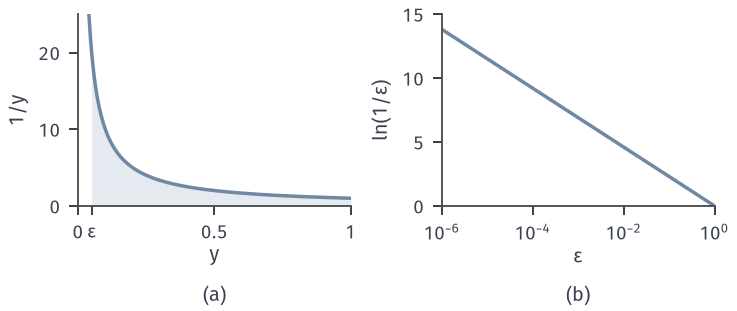

Source code (Python):
"""Y~Unif(0,1), X|Y=y ~ Exp(rate y): conditional mean 1/y finite for each y but E X = int_0^1 dy/y = inf.
(a) 1/y with area on [eps,1], eps=0.05; (b) ln(1/eps) against eps on a log axis."""
from pathlib import Path
import sys, math
sys.path.insert(0, str(Path(__file__).resolve().parents[1]/"cdis-common"))
from common import *
HERE = Path(__file__).resolve().parent
fig, (a, b) = figure(width_mm=104, height_mm=44, ncols=2)
y = np.linspace(0.04, 1, 400)
eps = 0.05
ys = np.linspace(eps, 1, 300)
a.fill_between(ys, 0, 1/ys, color=BLUE_FILL, lw=0)
a.plot(y, 1/y, color=BLUE, lw=1.4)
a.set_xlim(0, 1); a.set_ylim(0, 25); a.set_xticks([0, eps, 0.5, 1]); a.set_xticklabels(['0', '$\\varepsilon$', '0.5', '1'])
a.set_yticks([0, 10, 20]); a.set_xlabel('$y$', labelpad=1); a.set_ylabel('$1/y$')
e = np.logspace(-6, 0, 200)
b.plot(e, np.log(1/e), color=BLUE, lw=1.4)
b.set_xscale('log'); b.set_xlim(1e-6, 1); b.set_ylim(0, 15); b.set_yticks([0, 5, 10, 15])
b.set_xlabel('$\\varepsilon$', labelpad=1); b.set_ylabel('$\\ln(1/\\varepsilon)$')

tags(fig, (a, b,), ('(a)', '(b)',))
save(fig, HERE, 'figure', {'eps': eps, 'area_eps': math.log(1/eps)})
